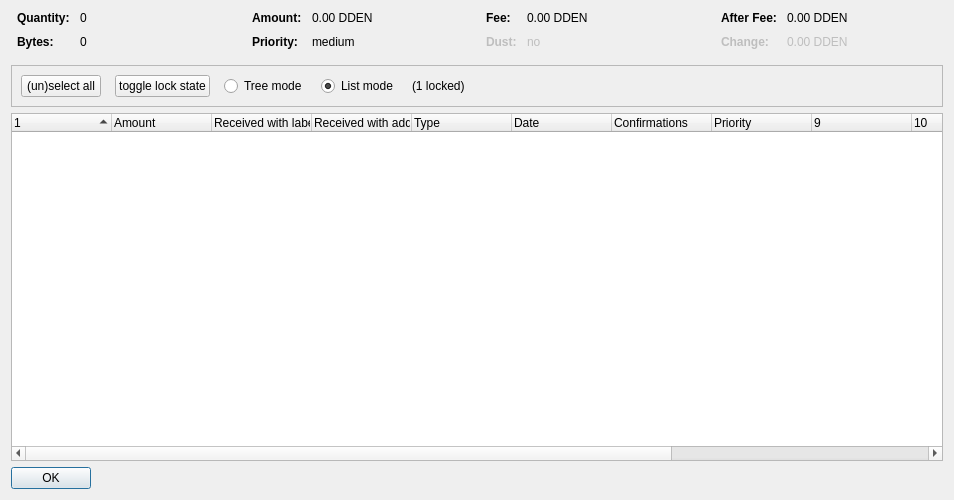
<?xml version="1.0" encoding="UTF-8"?>
<ui version="4.0">
 <class>CoinControlDialog</class>
 <widget class="QDialog" name="CoinControlDialog">
  <property name="geometry">
   <rect>
    <x>0</x>
    <y>0</y>
    <width>954</width>
    <height>500</height>
   </rect>
  </property>
  <property name="windowTitle">
   <string>Coin Selection</string>
  </property>
  <layout class="QVBoxLayout" name="verticalLayout">
   <item>
    <layout class="QHBoxLayout" name="horizontalLayoutTop" stretch="0,0,0,0">
     <property name="topMargin">
      <number>0</number>
     </property>
     <property name="bottomMargin">
      <number>10</number>
     </property>
     <item>
      <layout class="QFormLayout" name="formLayoutCoinControl1">
       <property name="horizontalSpacing">
        <number>10</number>
       </property>
       <property name="verticalSpacing">
        <number>10</number>
       </property>
       <property name="leftMargin">
        <number>6</number>
       </property>
       <property name="rightMargin">
        <number>6</number>
       </property>
       <item row="0" column="0">
        <widget class="QLabel" name="labelCoinControlQuantityText">
         <property name="font">
          <font>
           <weight>75</weight>
           <bold>true</bold>
          </font>
         </property>
         <property name="text">
          <string>Quantity:</string>
         </property>
        </widget>
       </item>
       <item row="0" column="1">
        <widget class="QLabel" name="labelCoinControlQuantity">
         <property name="cursor">
          <cursorShape>IBeamCursor</cursorShape>
         </property>
         <property name="contextMenuPolicy">
          <enum>Qt::ActionsContextMenu</enum>
         </property>
         <property name="text">
          <string notr="true">0</string>
         </property>
         <property name="textInteractionFlags">
          <set>Qt::LinksAccessibleByMouse|Qt::TextSelectableByKeyboard|Qt::TextSelectableByMouse</set>
         </property>
        </widget>
       </item>
       <item row="1" column="0">
        <widget class="QLabel" name="labelCoinControlBytesText">
         <property name="font">
          <font>
           <weight>75</weight>
           <bold>true</bold>
          </font>
         </property>
         <property name="text">
          <string>Bytes:</string>
         </property>
        </widget>
       </item>
       <item row="1" column="1">
        <widget class="QLabel" name="labelCoinControlBytes">
         <property name="cursor">
          <cursorShape>IBeamCursor</cursorShape>
         </property>
         <property name="contextMenuPolicy">
          <enum>Qt::ActionsContextMenu</enum>
         </property>
         <property name="text">
          <string notr="true">0</string>
         </property>
         <property name="textInteractionFlags">
          <set>Qt::LinksAccessibleByMouse|Qt::TextSelectableByKeyboard|Qt::TextSelectableByMouse</set>
         </property>
        </widget>
       </item>
      </layout>
     </item>
     <item>
      <layout class="QFormLayout" name="formLayoutCoinControl2">
       <property name="horizontalSpacing">
        <number>10</number>
       </property>
       <property name="verticalSpacing">
        <number>10</number>
       </property>
       <property name="leftMargin">
        <number>6</number>
       </property>
       <property name="rightMargin">
        <number>6</number>
       </property>
       <item row="0" column="0">
        <widget class="QLabel" name="labelCoinControlAmountText">
         <property name="font">
          <font>
           <weight>75</weight>
           <bold>true</bold>
          </font>
         </property>
         <property name="text">
          <string>Amount:</string>
         </property>
        </widget>
       </item>
       <item row="0" column="1">
        <widget class="QLabel" name="labelCoinControlAmount">
         <property name="cursor">
          <cursorShape>IBeamCursor</cursorShape>
         </property>
         <property name="contextMenuPolicy">
          <enum>Qt::ActionsContextMenu</enum>
         </property>
         <property name="text">
          <string notr="true">0.00 DDEN</string>
         </property>
         <property name="textInteractionFlags">
          <set>Qt::LinksAccessibleByMouse|Qt::TextSelectableByKeyboard|Qt::TextSelectableByMouse</set>
         </property>
        </widget>
       </item>
       <item row="1" column="0">
        <widget class="QLabel" name="labelCoinControlPriorityText">
         <property name="font">
          <font>
           <weight>75</weight>
           <bold>true</bold>
          </font>
         </property>
         <property name="text">
          <string>Priority:</string>
         </property>
        </widget>
       </item>
       <item row="1" column="1">
        <widget class="QLabel" name="labelCoinControlPriority">
         <property name="cursor">
          <cursorShape>IBeamCursor</cursorShape>
         </property>
         <property name="contextMenuPolicy">
          <enum>Qt::ActionsContextMenu</enum>
         </property>
         <property name="text">
          <string>medium</string>
         </property>
         <property name="textInteractionFlags">
          <set>Qt::LinksAccessibleByMouse|Qt::TextSelectableByKeyboard|Qt::TextSelectableByMouse</set>
         </property>
        </widget>
       </item>
      </layout>
     </item>
     <item>
      <layout class="QFormLayout" name="formLayoutCoinControl3">
       <property name="horizontalSpacing">
        <number>10</number>
       </property>
       <property name="verticalSpacing">
        <number>10</number>
       </property>
       <property name="leftMargin">
        <number>6</number>
       </property>
       <property name="rightMargin">
        <number>6</number>
       </property>
       <item row="0" column="0">
        <widget class="QLabel" name="labelCoinControlFeeText">
         <property name="font">
          <font>
           <weight>75</weight>
           <bold>true</bold>
          </font>
         </property>
         <property name="text">
          <string>Fee:</string>
         </property>
        </widget>
       </item>
       <item row="0" column="1">
        <widget class="QLabel" name="labelCoinControlFee">
         <property name="cursor">
          <cursorShape>IBeamCursor</cursorShape>
         </property>
         <property name="contextMenuPolicy">
          <enum>Qt::ActionsContextMenu</enum>
         </property>
         <property name="text">
          <string notr="true">0.00 DDEN</string>
         </property>
         <property name="textInteractionFlags">
          <set>Qt::LinksAccessibleByMouse|Qt::TextSelectableByKeyboard|Qt::TextSelectableByMouse</set>
         </property>
        </widget>
       </item>
       <item row="1" column="0">
        <widget class="QLabel" name="labelCoinControlLowOutputText">
         <property name="enabled">
          <bool>false</bool>
         </property>
         <property name="font">
          <font>
           <weight>75</weight>
           <bold>true</bold>
          </font>
         </property>
         <property name="text">
          <string>Dust:</string>
         </property>
        </widget>
       </item>
       <item row="1" column="1">
        <widget class="QLabel" name="labelCoinControlLowOutput">
         <property name="enabled">
          <bool>false</bool>
         </property>
         <property name="cursor">
          <cursorShape>IBeamCursor</cursorShape>
         </property>
         <property name="contextMenuPolicy">
          <enum>Qt::ActionsContextMenu</enum>
         </property>
         <property name="text">
          <string>no</string>
         </property>
         <property name="textInteractionFlags">
          <set>Qt::LinksAccessibleByMouse|Qt::TextSelectableByKeyboard|Qt::TextSelectableByMouse</set>
         </property>
        </widget>
       </item>
      </layout>
     </item>
     <item>
      <layout class="QFormLayout" name="formLayoutCoinControl4">
       <property name="horizontalSpacing">
        <number>10</number>
       </property>
       <property name="verticalSpacing">
        <number>10</number>
       </property>
       <property name="leftMargin">
        <number>6</number>
       </property>
       <property name="rightMargin">
        <number>6</number>
       </property>
       <item row="0" column="0">
        <widget class="QLabel" name="labelCoinControlAfterFeeText">
         <property name="font">
          <font>
           <weight>75</weight>
           <bold>true</bold>
          </font>
         </property>
         <property name="text">
          <string>After Fee:</string>
         </property>
        </widget>
       </item>
       <item row="0" column="1">
        <widget class="QLabel" name="labelCoinControlAfterFee">
         <property name="cursor">
          <cursorShape>IBeamCursor</cursorShape>
         </property>
         <property name="contextMenuPolicy">
          <enum>Qt::ActionsContextMenu</enum>
         </property>
         <property name="text">
          <string notr="true">0.00 DDEN</string>
         </property>
         <property name="textInteractionFlags">
          <set>Qt::LinksAccessibleByMouse|Qt::TextSelectableByKeyboard|Qt::TextSelectableByMouse</set>
         </property>
        </widget>
       </item>
       <item row="1" column="0">
        <widget class="QLabel" name="labelCoinControlChangeText">
         <property name="enabled">
          <bool>false</bool>
         </property>
         <property name="font">
          <font>
           <weight>75</weight>
           <bold>true</bold>
          </font>
         </property>
         <property name="text">
          <string>Change:</string>
         </property>
        </widget>
       </item>
       <item row="1" column="1">
        <widget class="QLabel" name="labelCoinControlChange">
         <property name="enabled">
          <bool>false</bool>
         </property>
         <property name="cursor">
          <cursorShape>IBeamCursor</cursorShape>
         </property>
         <property name="contextMenuPolicy">
          <enum>Qt::ActionsContextMenu</enum>
         </property>
         <property name="text">
          <string notr="true">0.00 DDEN</string>
         </property>
         <property name="textInteractionFlags">
          <set>Qt::LinksAccessibleByMouse|Qt::TextSelectableByKeyboard|Qt::TextSelectableByMouse</set>
         </property>
        </widget>
       </item>
      </layout>
     </item>
    </layout>
   </item>
   <item>
    <widget class="QFrame" name="frame">
     <property name="minimumSize">
      <size>
       <width>0</width>
       <height>40</height>
      </size>
     </property>
     <property name="frameShape">
      <enum>QFrame::StyledPanel</enum>
     </property>
     <property name="frameShadow">
      <enum>QFrame::Sunken</enum>
     </property>
     <layout class="QHBoxLayout" name="horizontalLayout">
      <item>
       <layout class="QHBoxLayout" name="horizontalLayoutPanel" stretch="0,0,0,0,0,0">
        <property name="spacing">
         <number>14</number>
        </property>
        <item>
         <widget class="QPushButton" name="pushButtonSelectAll">
          <property name="sizePolicy">
           <sizepolicy hsizetype="Maximum" vsizetype="Fixed">
            <horstretch>0</horstretch>
            <verstretch>0</verstretch>
           </sizepolicy>
          </property>
          <property name="text">
           <string>(un)select all</string>
          </property>
          <property name="autoDefault">
           <bool>false</bool>
          </property>
         </widget>
        </item>
        <item>
         <widget class="QPushButton" name="pushButtonToggleLock">
          <property name="sizePolicy">
           <sizepolicy hsizetype="Maximum" vsizetype="Fixed">
            <horstretch>0</horstretch>
            <verstretch>0</verstretch>
           </sizepolicy>
          </property>
          <property name="text">
           <string>toggle lock state</string>
          </property>
          <property name="autoDefault">
           <bool>false</bool>
          </property>
         </widget>
        </item>
        <item>
         <widget class="QRadioButton" name="radioTreeMode">
          <property name="sizePolicy">
           <sizepolicy hsizetype="Maximum" vsizetype="Fixed">
            <horstretch>0</horstretch>
            <verstretch>0</verstretch>
           </sizepolicy>
          </property>
          <property name="text">
           <string>Tree mode</string>
          </property>
         </widget>
        </item>
        <item>
         <widget class="QRadioButton" name="radioListMode">
          <property name="sizePolicy">
           <sizepolicy hsizetype="Maximum" vsizetype="Fixed">
            <horstretch>0</horstretch>
            <verstretch>0</verstretch>
           </sizepolicy>
          </property>
          <property name="text">
           <string>List mode</string>
          </property>
          <property name="checked">
           <bool>true</bool>
          </property>
         </widget>
        </item>
        <item>
         <widget class="QLabel" name="labelLocked">
          <property name="text">
           <string>(1 locked)</string>
          </property>
         </widget>
        </item>
        <item>
         <spacer name="horizontalSpacer">
          <property name="orientation">
           <enum>Qt::Horizontal</enum>
          </property>
          <property name="sizeHint" stdset="0">
           <size>
            <width>40</width>
            <height>20</height>
           </size>
          </property>
         </spacer>
        </item>
       </layout>
      </item>
     </layout>
    </widget>
   </item>
   <item>
    <widget class="CoinControlTreeWidget" name="treeWidget">
     <property name="contextMenuPolicy">
      <enum>Qt::CustomContextMenu</enum>
     </property>
     <property name="sortingEnabled">
      <bool>false</bool>
     </property>
     <property name="columnCount">
      <number>13</number>
     </property>
     <attribute name="headerShowSortIndicator" stdset="0">
      <bool>true</bool>
     </attribute>
     <attribute name="headerStretchLastSection">
      <bool>false</bool>
     </attribute>
     <column>
      <property name="text">
       <string/>
      </property>
     </column>
     <column>
      <property name="text">
       <string>Amount</string>
      </property>
     </column>
     <column>
      <property name="text">
       <string>Received with label</string>
      </property>
     </column>
     <column>
      <property name="text">
       <string>Received with address</string>
      </property>
     </column>
     <column>
      <property name="text">
	<string>Type</string>
      </property>
     </column>
     <column>
      <property name="text">	 
       <string>Date</string>
      </property>
     </column>
     <column>
      <property name="text">
       <string>Confirmations</string>
      </property>
      <property name="toolTip">
       <string>Confirmed</string>
      </property>
     </column>
     <column>
      <property name="text">
       <string>Priority</string>
      </property>
     </column>
     <column>
      <property name="text">
       <string/>
      </property>
     </column>
     <column>
      <property name="text">
       <string/>
      </property>
     </column>
     <column>
      <property name="text">
       <string/>
      </property>
     </column>
     <column>
      <property name="text">
       <string/>
      </property>
     </column>
     <column>
      <property name="text">
       <string/>
      </property>
     </column>
    </widget>
   </item>
   <item>
    <widget class="QDialogButtonBox" name="buttonBox">
     <property name="sizePolicy">
      <sizepolicy hsizetype="Maximum" vsizetype="Fixed">
       <horstretch>0</horstretch>
       <verstretch>0</verstretch>
      </sizepolicy>
     </property>
     <property name="orientation">
      <enum>Qt::Horizontal</enum>
     </property>
     <property name="standardButtons">
      <set>QDialogButtonBox::Ok</set>
     </property>
    </widget>
   </item>
  </layout>
 </widget>
 <customwidgets>
  <customwidget>
   <class>CoinControlTreeWidget</class>
   <extends>QTreeWidget</extends>
   <header>coincontroltreewidget.h</header>
  </customwidget>
 </customwidgets>
 <resources/>
 <connections/>
</ui>
